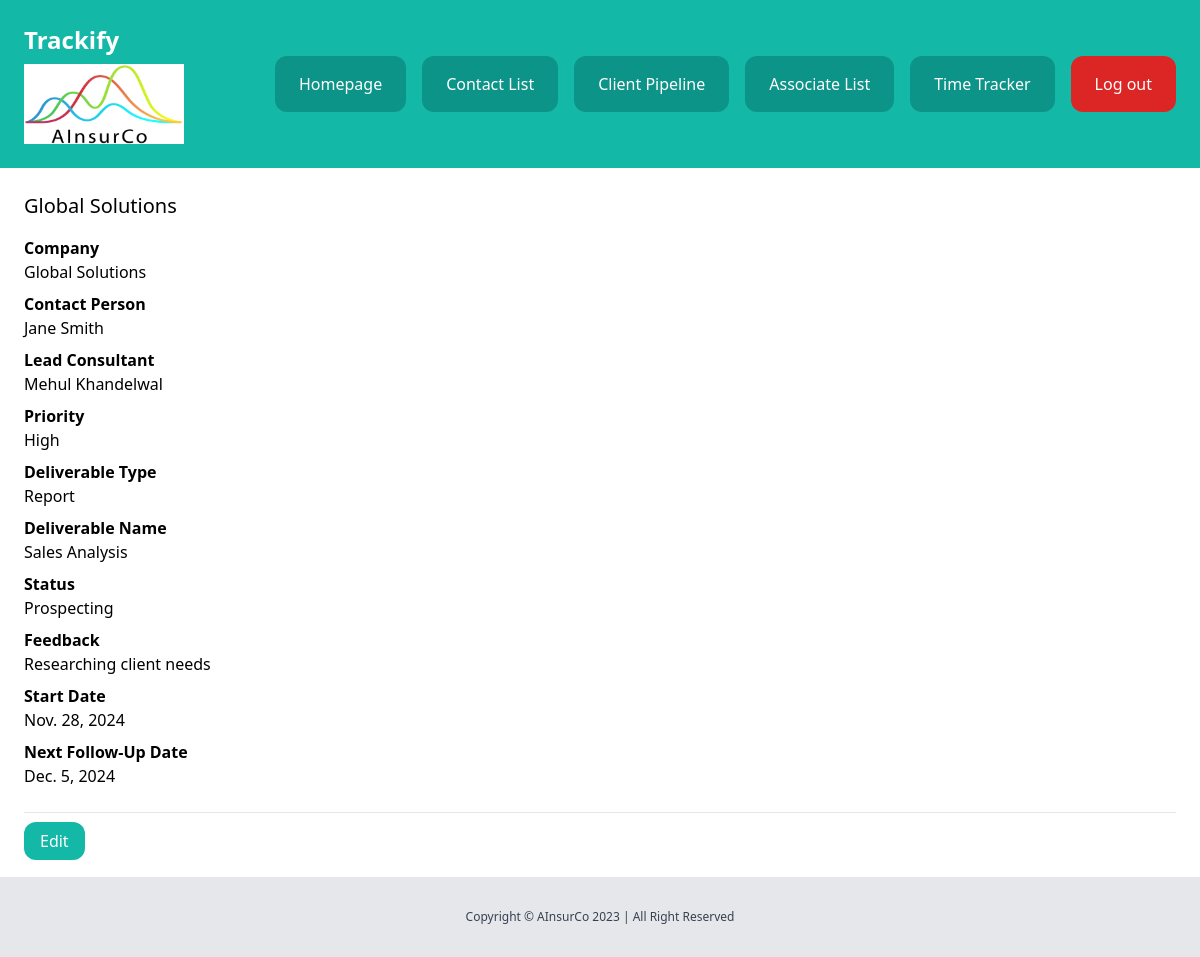
/dashboard/clients/9/ (signed in), run on the app's committed database.
### client/models.py (models this page shows, shortened)
class CLient(models.Model):
    LOW = 'low'
    MEDIUM = 'medium'
    HIGH = 'high'
    CHOICES_PRIORITY = (
        (LOW, 'Low'),
        (MEDIUM, 'Medium'),
        (HIGH, 'High'),
    )
    INACTIVE = 'inactive'
    PROSPECTING = 'prospecting'
    CONTACTED = 'contacted'
    PROPOSAL_SENT = 'proposal_sent'
    ACTIVE = 'active'
    ON_HOLD = 'on_hold'
    DELIVERED = 'delivered'
    POST_DEL = 'post_delivery_follow_up'
    CLOSED_SUCCESSFUL = 'closed_successful'
    CLOSED_UNSUCCESSFUL = 'closed_unsuccessful'
    CHOICES_STATUS = (
        (INACTIVE, 'Inactive'),
        (PROSPECTING, 'Prospecting'),
        (CONTACTED, 'Contacted'),
        (PROPOSAL_SENT, 'Proposal Sent'),
        (ACTIVE, 'Active'),
        (ON_HOLD, 'On Hold'),
        (DELIVERED, 'Delivered'),
        (POST_DEL, 'Post Delivery Follow Up'),
        (CLOSED_SUCCESSFUL, 'Closed Successful'),
        (CLOSED_UNSUCCESSFUL, 'Closed Unsuccessful'),
    )
    company = models.CharField(max_length=255)
    contact_person = models.CharField(max_length=255)
    lead_consultant = models.CharField(max_length=255)
    priority = models.CharField(max_length=20, choices=CHOICES_PRIORITY, default=MEDIUM)
    deliverable_type = models.CharField(max_length=255)
    deliverable_name = models.CharField(max_length=255)
    status = models.CharField(max_length=30, choices=CHOICES_STATUS, default=INACTIVE)
    feedback = models.TextField(blank=True, null=True)
    start_date = models.DateField()
    next_followup = models.DateField()
    created_by = models.ForeignKey(User, related_name='clients', on_delete=models.CASCADE)

### client/views.py (the view)
# urls.py: path('<int:pk>/', views.clients_detail, name='clients_detail'),
@login_required
def clients_detail(request, pk):
    if request.user.is_superuser:
        client = CLient.objects.get(pk=pk)
    else:
        client = CLient.objects.filter(created_by=request.user).get(pk=pk)
    return render(request, 'client/clients_detail.html', {
        'client': client
    })

### core/context_processors.py (called while the page is built)
def is_cofounder(request):
    if request.user.is_authenticated:
        return {'is_cofounder': request.user.groups.filter(name="Co-Founders").exists()}
    return {'is_cofounder': False}

### client/templates/client/clients_detail.html (shortened to what this page needs)
{% extends 'core/base.html' %}
{% block content %}
    <div class="py-6 px-6">
        <h1 class="mb-4 text-xl">{{ client.company }}</h1>
        {% if client.company %}
            <p class="font-semibold">Company</p>
            <p class="mb-2">{{ client.company }}</p>
        {% endif %}
        <p class="font-semibold">Contact Person</p>
        <p class="mb-2">{{ client.contact_person }}</p>
        <p class="font-semibold">Lead Consultant</p>
        <p class="mb-2">{{ client.lead_consultant }}</p>
        <p class="font-semibold">Priority</p>
        <p class="mb-2">{{ client.get_priority_display }}</p>
        <p class="font-semibold">Deliverable Type</p>
        <p class="mb-2">{{ client.deliverable_type }}</p>
        <p class="font-semibold">Deliverable Name</p>
        <p class="mb-2">{{ client.deliverable_name }}</p>
        <p class="font-semibold">Status</p>
        <p class="mb-2">{{ client.get_status_display }}</p>
        <p class="font-semibold">Feedback</p>
        <p class="mb-2">{{ client.feedback }}</p>
        <p class="font-semibold">Start Date</p>
        <p class="mb-2">{{ client.start_date }}</p>
        <p class="font-semibold">Next Follow-Up Date</p>
        <p class="mb-6">{{ client.next_followup }}</p>
        <hr class="my-4">
        <a href="{% url 'clients_edit' client.id %}" class="py-2 px-4 rounded-xl bg-teal-500 text-white">Edit</a>
    </div>
{% endblock %}

### data on the page
CLient: company "Global Solutions", contact_person "Jane Smith", lead_consultant "Mehul Khandelwal", priority "High", deliverable_type "Report", deliverable_name "Sales Analysis", status "Prospecting", feedback "Researching client needs", start_date "Nov. 28, 2024", next_followup "Dec. 5, 2024"
